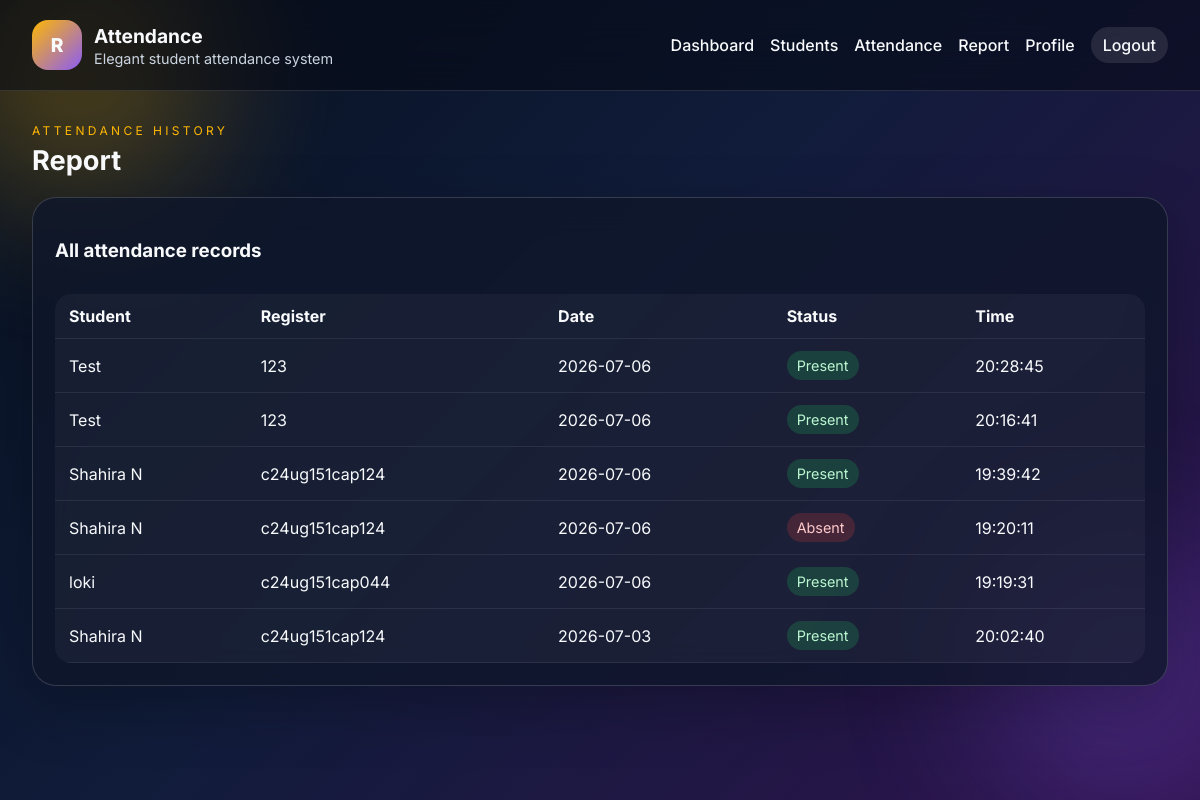
Page /report (signed in) on the committed database.
### tables this page shows
CREATE TABLE attendance (
            id INTEGER PRIMARY KEY AUTOINCREMENT,
            student_id INTEGER NOT NULL,
            attendance_date TEXT NOT NULL,
            status TEXT NOT NULL,
            marked_at TEXT NOT NULL,
            FOREIGN KEY (student_id) REFERENCES students (id)
        );

CREATE TABLE students (
            id INTEGER PRIMARY KEY AUTOINCREMENT,
            full_name TEXT NOT NULL,
            register_number TEXT NOT NULL UNIQUE,
            created_at TEXT NOT NULL DEFAULT CURRENT_TIMESTAMP
        );

### app.py (the view)
@app.route('/report')
@login_required
def report():
    records = get_attendance_records(limit=50)
    return render_template('report.html', records=records)

### attendance.py (called while the page is built)
def get_attendance_records(limit=20):
    conn = get_db_connection()
    rows = conn.execute(
        '''
        SELECT a.id, a.attendance_date, a.status, a.marked_at, s.full_name, s.register_number
        FROM attendance a
        JOIN students s ON s.id = a.student_id
        ORDER BY a.id DESC
        LIMIT ?
        ''',
        (limit,),
    ).fetchall()
    conn.close()
    return [dict(row) for row in rows]

### auth.py (called while the page is built)
def login_required(view):
    @wraps(view)
    def wrapped(*args, **kwargs):
        if not session.get('user_id'):
            flash('Please log in to continue.', 'warning')
            return redirect(url_for('login'))
        return view(*args, **kwargs)
    return wrapped

### models.py (called while the page is built)
def get_db_connection():
    conn = sqlite3.connect(Config.DATABASE_PATH)
    conn.row_factory = sqlite3.Row
    return conn

### templates/report.html
{% extends 'base.html' %}
{% block content %}
<div class="page-head">
    <div>
        <p class="eyebrow">Attendance history</p>
        <h2>Report</h2>
    </div>
</div>
<section class="panel">
    <div class="panel-head">
        <h3>All attendance records</h3>
    </div>
    <div class="table-card">
        <table>
            <thead>
                <tr>
                    <th>Student</th>
                    <th>Register</th>
                    <th>Date</th>
                    <th>Status</th>
                    <th>Time</th>
                </tr>
            </thead>
            <tbody>
                {% for item in records %}
                <tr>
                    <td>{{ item.full_name }}</td>
                    <td>{{ item.register_number }}</td>
                    <td>{{ item.attendance_date }}</td>
                    <td><span class="status {{ item.status }}">{{ item.status }}</span></td>
                    <td>{{ item.marked_at }}</td>
                </tr>
                {% else %}
                <tr><td colspan="5">No records available.</td></tr>
                {% endfor %}
            </tbody>
        </table>
    </div>
</section>
{% endblock %}

### static/css/style.css (style rules this page uses)
:root { --bg: #07111f; --panel: rgba(15, 23, 42, 0.78); --border: rgba(255,255,255,0.16); --text: #f8fafc; --muted: #cbd5e1; --gold: #ffb703; --purple: #8b5cf6; --blue: #38bdf8; --green: #22c55e; --red: #ef4444; }
* { box-sizing: border-box; }
body { margin: 0; font-family: 'Inter', sans-serif; color: var(--text); background: linear-gradient(135deg, #07111f 0%, #101c3a 45%, #2f134e 100%); min-height: 100vh; overflow-x: hidden; }
.auth-hero, .auth-form, .panel, .stat-card { background: var(--panel); border: 1px solid var(--border); backdrop-filter: blur(18px); box-shadow: 0 20px 60px rgba(0,0,0,0.25); }
.page-head { display: flex; justify-content: space-between; align-items: center; margin-bottom: 20px; gap: 12px; }
.eyebrow { text-transform: uppercase; letter-spacing: 0.28em; color: var(--gold); font-size: 0.75rem; margin: 0 0 6px; }
.page-head h2 { margin: 0; font-size: 1.7rem; }
.panel { padding: 22px; border-radius: 24px; margin-bottom: 18px; }
.panel-head { display: flex; justify-content: space-between; align-items: center; margin-bottom: 14px; }
.table-card { overflow: hidden; border-radius: 16px; background: rgba(255,255,255,0.04); }
table { width: 100%; border-collapse: collapse; }
th, td { padding: 12px 14px; text-align: left; border-bottom: 1px solid rgba(255,255,255,0.08); }
.status { display: inline-block; padding: 6px 10px; border-radius: 999px; text-transform: capitalize; font-size: 0.9rem; }
.status.present { background: rgba(34,197,94,0.2); color: #bbf7d0; }
.status.absent { background: rgba(239,68,68,0.2); color: #fecaca; }

### rows in the picture
attendance: full_name "Test", register_number "123", attendance_date "2026-07-06", status "Present", marked_at "20:28:45"
attendance: full_name "Test", register_number "123", attendance_date "2026-07-06", status "Present", marked_at "20:16:41"
attendance: full_name "Shahira N", register_number "c24ug151cap124", attendance_date "2026-07-06", status "Present", marked_at "19:39:42"
attendance: full_name "Shahira N", register_number "c24ug151cap124", attendance_date "2026-07-06", status "Absent", marked_at "19:20:11"
attendance: full_name "loki", register_number "c24ug151cap044", attendance_date "2026-07-06", status "Present", marked_at "19:19:31"
attendance: full_name "Shahira N", register_number "c24ug151cap124", attendance_date "2026-07-03", status "Present", marked_at "20:02:40"
